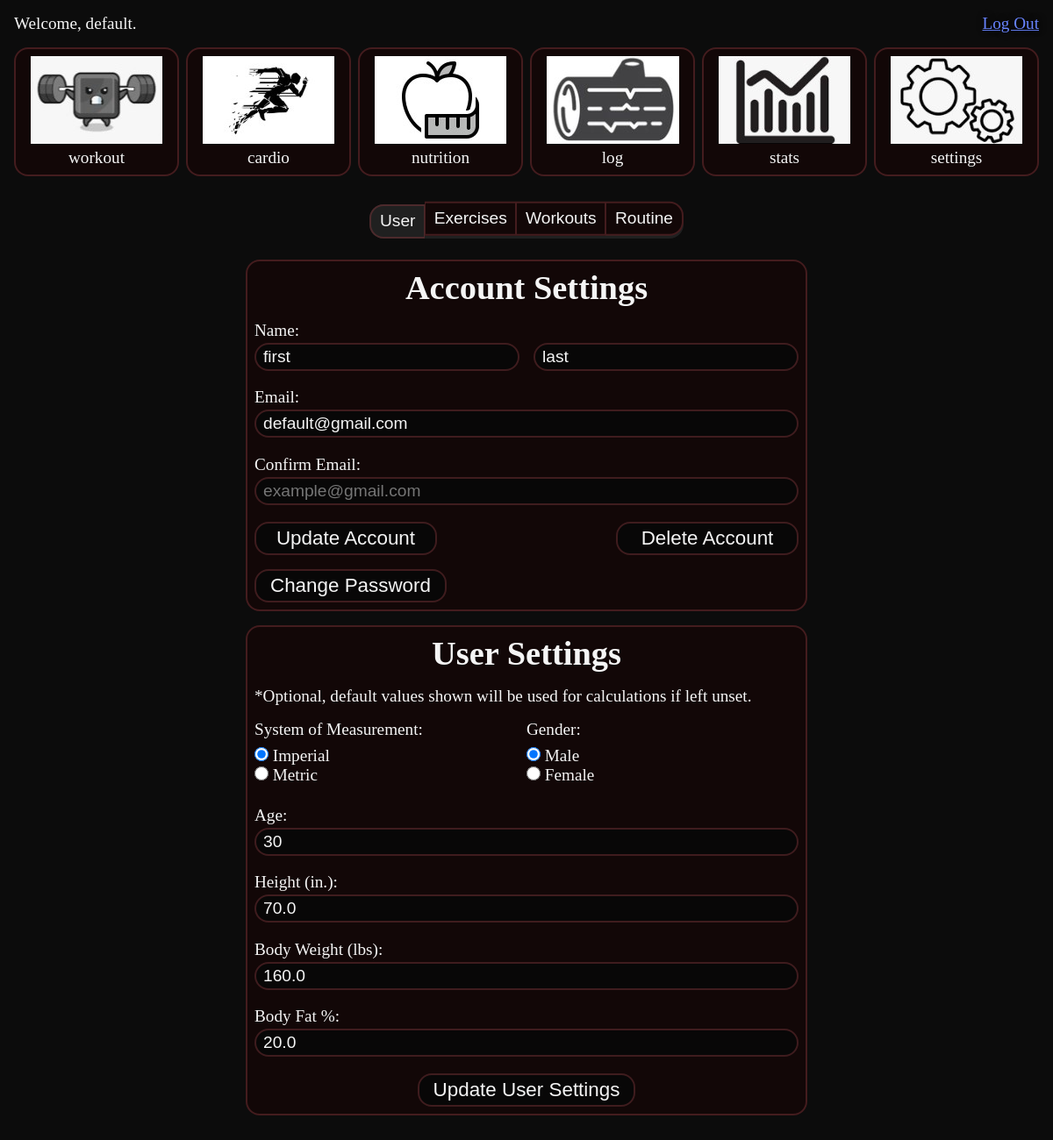
The page /user/settings/ (signed in) on the database as committed earlier.
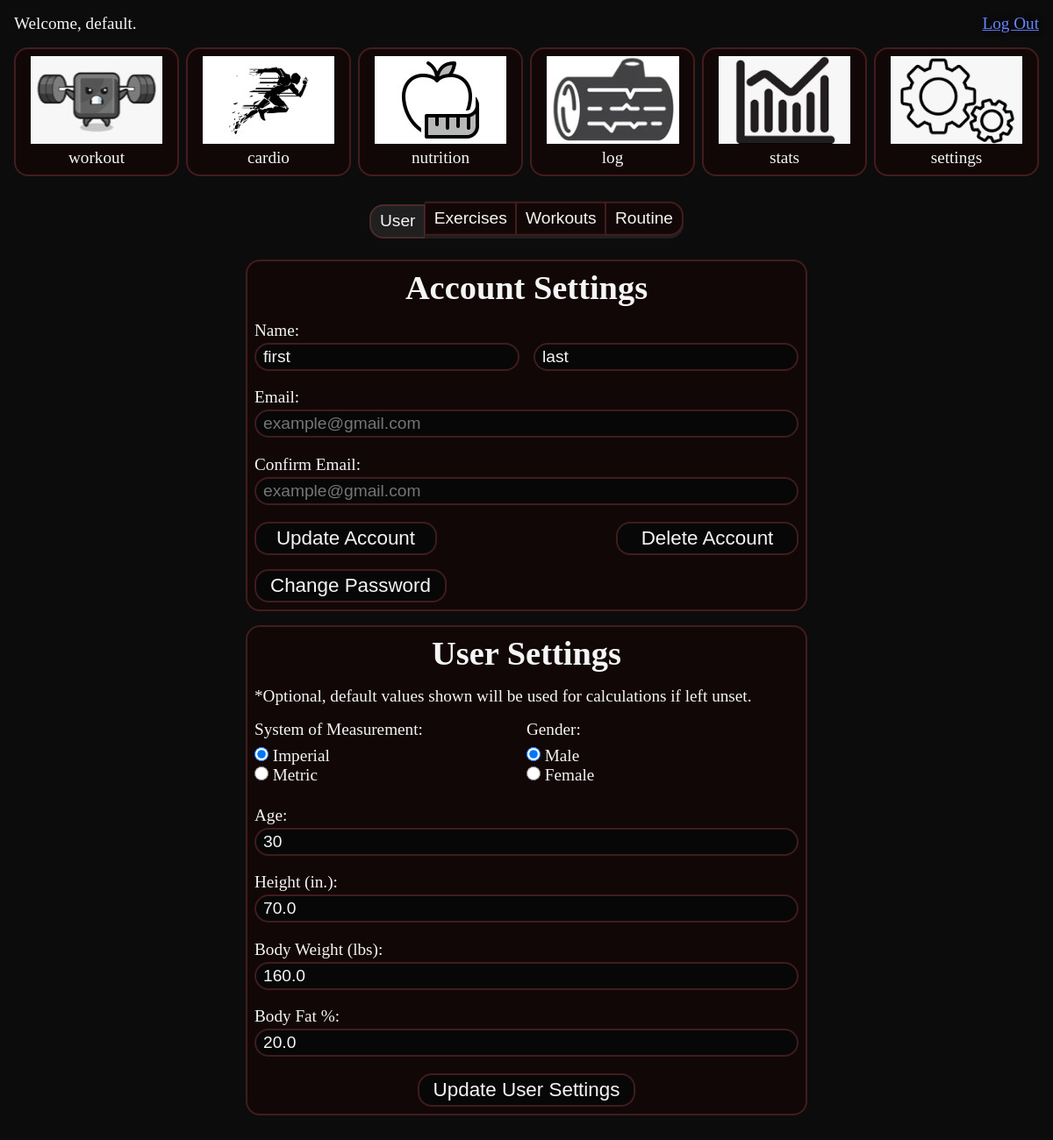
The same page on the database as committed later.
### users/models.py (models this page shows, shortened)
class User(AbstractUser):
    email = models.EmailField(unique=True, max_length=255)
    first_name = models.CharField(
        max_length=30,
        validators=[MinLengthValidator(2), RegexValidator(r"^[a-zA-Z]*$")],
        default="first",
    )
    last_name = models.CharField(
        max_length=30,
        validators=[MinLengthValidator(2), RegexValidator(r"^[a-zA-Z]*$")],
        default="last",
    )
    @property
    def distance_unit(self):
        return UserSettings.get_distance_unit(self)
    @property
    def weight_unit(self):
        system_of_measurement = (
            UserSettings.objects.filter(user=self.id).first().system_of_measurement
        )
        if system_of_measurement == "Imperial":
            return "Lbs"
        else:
            return "Kg"

class UserSettings(models.Model):
    GENDER_CHOICES = [
        ("M", "Male"),
        ("F", "Female"),
    ]
    MEASUREMENT_CHOICES = [
        ("Imperial", "Imperial"),
        ("Metric", "Metric"),
    ]
    user = models.ForeignKey(User, related_name="settings", on_delete=models.CASCADE)
    system_of_measurement = models.CharField(
        max_length=8, choices=MEASUREMENT_CHOICES, default="Imperial"
    )
    gender = models.CharField(max_length=1, choices=GENDER_CHOICES, default="M")
    height = models.FloatField(
        default=70, validators=[MinValueValidator(20.0), MaxValueValidator(270.0)]
    )
    body_weight = models.FloatField(
        default=160, validators=[MinValueValidator(30.0), MaxValueValidator(1000.0)]
    )
    body_fat = models.FloatField(
        default=20, validators=[MinValueValidator(5.0), MaxValueValidator(60.0)]
    )
    age = models.PositiveIntegerField(
        default=30, validators=[MinValueValidator(1), MaxValueValidator(120)]
    )
    class Meta:
        verbose_name_plural = "User Settings"
    @classmethod
    def get_distance_unit(cls, user):
        user_settings, _ = cls.objects.get_or_create(user=user)
        system_of_measurement = user_settings.system_of_measurement
        if system_of_measurement == "Imperial":
            return "mi"
        else:
            return "km"

### users/views.py (the view)
# urls.py: path("settings/", views.SettingsView.as_view(), name="settings"),
class SettingsView(LoginRequiredMixin, FormView):
    form_class = UpdateAccountForm
    form_class2 = UserSettingsForm
    template_name = "base/index.html"
    def get_form_kwargs(self):
        kwargs = super().get_form_kwargs()
        kwargs["instance"] = self.request.user
        return kwargs
    def get_context_data(self, **kwargs):
        context = super().get_context_data(**kwargs)
        user_settings_instance, _ = UserSettings.objects.get_or_create(
            user=self.request.user
        )
        context["user_settings_form"] = UserSettingsForm(
            instance=user_settings_instance
        )
        context["modules"] = [
            "workout",
            "cardio",
            "nutrition",
            "log",
            "stats",
            "settings",
        ]
        context["template_content"] = "users/settings.html"
        return context
    def get_template_names(self):
        if self.request.headers.get("X-Requested-With") == "XMLHttpRequest":
            return ["users/settings.html"]
        return [self.template_name]

### users/forms.py (shortened to what this page needs)
class UpdateAccountForm(forms.ModelForm):
    first_name = get_name_field("first")
    last_name = get_name_field("last")
    email = get_email_field()
    confirm_email = get_email_field(
        label_prefix="Confirm ", id_prefix="confirm_", required=False
    )
    class Meta:
        model = User
        fields = ["first_name", "last_name", "email", "confirm_email"]

### templates/base/index.html (shortened to what this page needs)
{% extends "base/base.html" %}
{% load static %}
{% block head %}
  <link rel="stylesheet" href="{% static 'css/index.css' %}">
  <link rel="stylesheet" href="{% static 'css/drag_and_drop.css' %}">
  <link rel="stylesheet" href="{% static 'css/animated_checkbox.css' %}">
{% endblock %}
{% block header %}
{% include "base/header.html" %}
{% endblock %}
{% block content %}
  <div class="row gap-md">
    {% for module in modules %}
      {% include "base/module.html" %}
    {% endfor %}
  </div>
  <div id="content" class="col col-align-center gap-lg m-bottom-10">
    {% if template_content%}
      {% include template_content %}
    {% elif calendar %}
      {{ calendar|safe }}
    {% endif %}
  </div>
{% endblock %}

### templates/base/base.html (shortened to what this page needs)
{% load static %}
<!DOCTYPE html>
<html lang="en">
<body>
<div class="container">
  {% block header %}{% endblock %}
  {% block content %}
  {% endblock %}
</div>
</body>
<head>
  <link href="{% static 'css/styles.css' %}" rel="stylesheet">
  {% block head %} {% endblock %}
</head>
</html>

### templates/base/header.html
<header class="row row-justify-space-between">
  <div id="greeting">
    Welcome, {{ user.username }}.
  </div>
  <div>
    <a id="logout" href="{% url 'logout' %}">Log Out</a>
  </div>
</header>

### templates/base/module.html
{% load static %}
<div class="module col col-3 col-center border bg-primary hover p" id="{{ module }}">
  <div>
    {% with 'img/'|add:module|add:'.jpg' as module_image %}
    <img alt="{{ module }}" src="{% static module_image %}">
    {% endwith %}
  </div>
  <div>
    {{ module }}
  </div>
</div>

### templates/users/settings.html
<div class="btn-group-round">
  <button type="button" class="btn-back active" data-group="1">
    <span class="btn-front" id="user">
      User
    </span>
  </button>
  <button type="button" class="btn-back" value="12" data-group="1">
    <span class="btn-front" id="exercises">
      Exercises
    </span>
  </button>
  <button type="button" class="btn-back" value="12" data-group="1">
    <span class="btn-front" id="workouts">
      Workouts
    </span>
  </button>
  <button type="button" class="btn-back" value="6" data-group="1">
    <span class="btn-front" id="routine">
      Routine
    </span>
  </button>
</div>
{% include "users/settings_form.html" %}

### templates/users/settings_form.html
<div class="col col-lg col-align-center gap-lg p" id="settings">
  <div class="col col-md border bg-primary gap-lg p" id="account-settings">
    {% include "users/account_settings_form.html" %}
  </div>
  <div class="col col-md border bg-primary gap-lg p" id="body-composition-settings">
    {% include "users/user_settings_form.html" %}
  </div>
</div>

### templates/users/account_settings_form.html (shortened to what this page needs)
<form class="col gap-lg" id="account-settings-form" method="POST">
  <h1 class="text-center">Account Settings</h1>
  <div class="col gap-sm" id="name">
    <div>Name:</div>
    <div class="row gap-lg" id="name">
      <div id="first_name" class="col gap-sm col-align-start">
        {{ form.first_name }}
      </div>
      <div id="last_name" class="col">
        {{ form.last_name }}
      </div>
    </div>
  </div>
  <div id="email" class="col gap-sm col-align-start">
    {{ form.email.label_tag }}
    {{ form.email }}
  </div>
  <div id="confirm_email" class="col gap-sm col-align-start">
    {{ form.confirm_email.label_tag }}
    {{ form.confirm_email }}
  </div>
  <div class="row row-justify-space-between">
    <div>
      <button class="btn" id="update-account" type="button">Update Account</button>
    </div>
    <div>
      <button class="btn" id="delete-account" type="button">Delete Account</button>
    </div>
  </div>
  <div class="row row-align-start">
    <button class="btn" id="change-password" type="button">Change Password</button>
  </div>
</form>

### templates/users/user_settings_form.html (shortened to what this page needs)
<form class="col gap-lg" id="user-settings-form" method="POST">
  <h1 class="text-center">User Settings</h1>
  <div id="optional">*Optional, default values shown will be used for calculations if left unset.</div>
  <div class="row">
    <div class="col gap-md">
      {{ user_settings_form.system_of_measurement.label_tag }}
      {{ user_settings_form.system_of_measurement }}
    </div>
    <div class="col gap-md" id="gender">
      {{ user_settings_form.gender.label_tag }}
      {{ user_settings_form.gender }}
    </div>
  </div>
  <div id="age" class="col gap-sm">
    {{ user_settings_form.age.label_tag }}
    {{ user_settings_form.age }}
  </div>
  <div id="height" class="col gap-sm">
    {{ user_settings_form.height.label_tag }}
    {{ user_settings_form.height }}
  </div>
  <div id="body-weight" class="col gap-sm">
    {{ user_settings_form.body_weight.label_tag }}
    {{ user_settings_form.body_weight }}
  </div>
  <div id="body-fat" class="col gap-sm">
    {{ user_settings_form.body_fat.label_tag }}
    {{ user_settings_form.body_fat }}
  </div>
  <button class="btn" id="update-user-settings" type="button">Update User Settings</button>
</form>

### static/css/styles.css (style rules this page uses)
:root { --primary-color: #120707; --secondary-color: #080707; --tertiary-color: #202020; --highlight-color: #85383c70; --primary-background: #0c0c0c; --secondary-background: #000000; --blue-background: #1f538d; --primary-font: #f5f5f5; --secondary-font: #8d8d8d; --blue-font: #6884ff; --red-font: #ff004c; --green-font: #28a745; --bold: 700; --font-size-sm: 1rem; --font-size-md: 1.2rem; --hover-border: 2px solid #9bd4e0; --text-shadow: 1px 0 8px rgb(0, 0, 0); --box-shadow: 3px 3px 10px 3px rgba(0, 0, 0, .5); }
*, *::after, *::before { box-sizing: border-box; margin: 0; padding: 0; }
body { margin: 0; background-color: var(--secondary-background); }
.container { display: flex; flex-direction: column; width: 100%; min-width: 320px; min-height: 100vh; gap: 1rem; margin-left: auto; margin-right: auto; color: var(--primary-font); background-color: var(--primary-background); max-width: 1200px; padding: 1rem; font-size: var(--font-size-md); }
.row, .col { display: flex; }
.row-lg, .col-lg { width: 100%; max-width: 50rem; }
.row-md, .col-md { width: 100%; max-width: 40rem; }
.row-justify-space-between, .col-justify-space-between { justify-content: space-between; }
.row-align-center, .col-align-center { align-items: center; }
.row-align-start, .col-align-start { align-items: flex-start; }
.row-center, .col-center { justify-content: center; align-items: center; }
.col { flex-direction: column; width: 100%; }
.col-3 { min-width: 7rem; max-width: 30%; }
img { max-width: 100%; }
.hover { transition: all 0.3s ease-in; cursor: pointer; }
.border { border: 2px solid var(--highlight-color); border-radius: 1rem; }
.p { padding: 0.5rem; }
.bg-primary { background-color: var(--primary-color); }
.gap-sm { gap: 0.2rem; }
.gap-md { gap: 0.5rem; }
.gap-lg { gap: 1rem; }
.m-bottom-10 { margin-bottom: 10rem; }
.text-center { text-align: center; }
a { cursor: pointer; display: inline-flex; flex-direction: column; text-decoration: underline; color: var(--blue-font); text-align: center; text-shadow: var(--text-shadow); }
a::after { content: attr(data-text)/""; height: 0; visibility: hidden; overflow: hidden; -webkit-user-select: none; -moz-user-select: none; -ms-user-select: none; user-select: none; pointer-events: none; font-weight: var(--bold); }
.btn { padding: 0.25rem 1rem; background-color: var(--secondary-color); color: var(--primary-font); border-radius: 1rem; text-align: center; font-size: 1.4rem; align-self: center; justify-self: center; border: 2px solid var(--highlight-color); min-width: 13rem; }
input { color: var(--primary-font); background-color: var(--secondary-color); border: 2px solid var(--highlight-color); border-radius: 1rem; padding-left: 0.5rem; padding-right: 0.5rem; font-size: 1.2rem; outline: none; }
input:not([type=checkbox], [type=radio]) { height: 2rem; }
input:not([type=checkbox], [type=radio], [type=date]) { width: 100%; }
input[type=radio], input [type=checkbox] { cursor: pointer; width: 1rem; height: 1rem; }
input[type=number] { -moz-appearance: textfield; }

### static/css/button_group.css (style rules this page uses)
.btn-group-round { display: flex; flex-direction: row; justify-content: center; }
.btn-group-round button:first-child span, .btn-group-round button:first-child { border-radius: 1rem 0 0 1rem; }
.btn-group-round button:last-child span, .btn-group-round button:last-child { border-radius: 0 1rem 1rem 0; }
.btn-group-round button { padding: 0; }
.btn-front { display: block; background-color: var(--primary-color); font-size: 1.2rem; transform: translateY(-0.2rem); border-top: 2px solid var(--highlight-color); border-right: 1px solid var(--highlight-color); border-bottom: 2px solid var(--highlight-color); border-left: 1px solid var(--highlight-color); padding: 0.4rem 0.6rem; color: var(--primary-font); }
.btn-back:first-child > span { border-left: 2px solid var(--highlight-color); }
.btn-back:last-child > span { border-right: 2px solid var(--highlight-color); }
.btn-back { border: 0; background-color: var(--tertiary-color); cursor: pointer; }
.btn-back.active .btn-front { transition: all 0.3s ease-in; transform: translateY(0); background-color: var(--tertiary-color); }

Rows that differ between the two databases and show on the page:
changed User "default": email "default@gmail.com" → (not shown)
